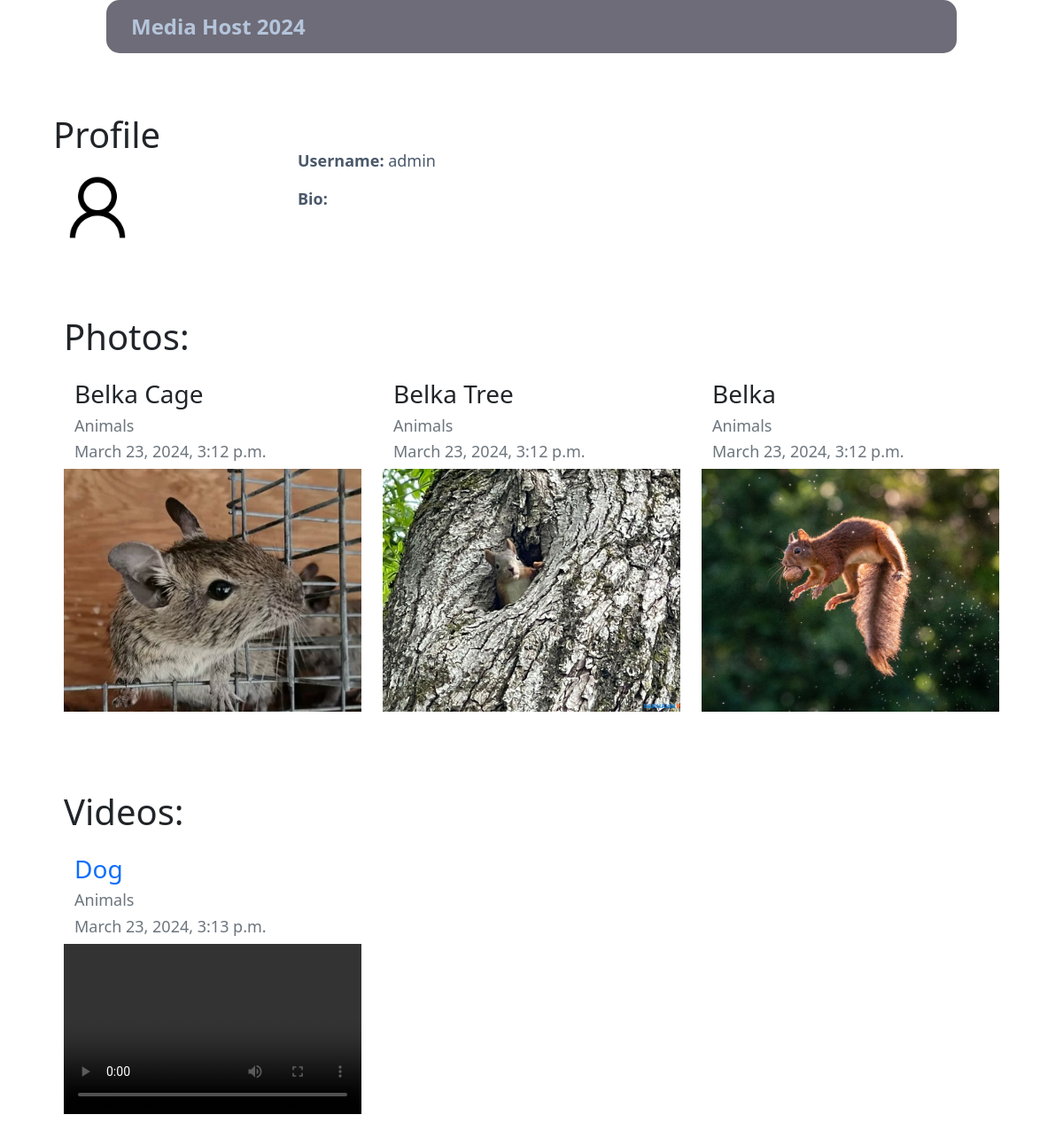
Page /profile/admin/Animals on the committed database.
### main/models.py (models this page shows, shortened)
class Photo(models.Model):
    title = models.CharField(max_length=30)
    created_by = models.ForeignKey(get_user_model(), on_delete=models.CASCADE)
    album = models.ForeignKey(Album, null=True, on_delete=models.SET_NULL)
    created_at = models.DateTimeField(auto_now_add=True)
    image = models.ImageField()
    class Meta:
        verbose_name = 'Photo'
        verbose_name_plural = 'Photos'

class Album(models.Model):
    title = models.CharField(max_length=30)
    created_by = models.ForeignKey(get_user_model(), on_delete=models.CASCADE)
    created_at = models.DateTimeField(default=now, blank=True)
    is_private = models.BooleanField(default=False)
    class Meta:
        verbose_name = 'Album'
        verbose_name_plural = 'Albums'
    def __str__(self):
        return str(self.title)

class Video(models.Model):
    caption = models.CharField(max_length=30)
    created_by = models.ForeignKey(get_user_model(), on_delete=models.CASCADE)
    album = models.ForeignKey(Album, null=True, on_delete=models.SET_NULL)
    created_at = models.DateTimeField(auto_now_add=True)
    video = models.FileField()
    class Meta:
        verbose_name = 'Video'
        verbose_name_plural = 'Videos'

### main/views.py (the view)
# urls.py: path('profile/<username>/<album>', AlbumView.as_view(), name='profile_album'),
class AlbumView(TemplateView):
    template_name = 'profile_album.html'
    def get_context_data(self, **kwargs):
        context = super().get_context_data(**kwargs)
        username = self.kwargs.get("username")
        album_title = self.kwargs.get("album")
        uid = get_object_or_404(User, username=username)
        album = get_object_or_404(Album, title=album_title)
        context['can_delete'] = True
        context['album'] = Album.objects.all().filter(title=album_title)[0]
        context['page_user'] = uid
        context['photos'] = Photo.objects.all().filter(created_by=uid, album=album).order_by("-created_at")
        context['videos'] = Video.objects.all().filter(created_by=uid, album=album).order_by("-created_at")
        return context

### main/templates/profile_album.html (shortened to what this page needs)
{% extends 'layout.html' %}
{% load static %}
{% block content %}
<br>
<div class="row mt-5 mb-5">
    <div class="col-3 mt-2">
        <h1>Profile</h1>
        <div class="card-body">
        {% if user.profile.profile_pic %}
          <img src="{{ profile.profile_pic.url }}" height=100 width=100><br><br>
        {% else %}
          <img src="{% static 'images\user.png' %}" height=100 width=100><br><br>
        {% endif %}
        </div>
    </div>
    <div class="col-6 mt-5">
        <p><strong>Username:</strong> {{ page_user }}</p>
        <p><strong>Bio:</strong> {{ page_user.bio }}</p><br><br>
    </div>
</div>
{% if album.is_private and request.user.id != page_user.id %}
{% else %}
<div class="container my-10">
    <h1>Photos:</h1>
    <div class="row my-2">
    {% if photos %}
    {% for n in photos %}
        <div class="col-md-4 my-3">
            <div class="container">
                <h3>{{ n.title }}</h3>
                <h5 class="text-secondary">
                    {% if n.album.title %}
                        {{ n.album }}
                    {% else %}
                        All
                    {% endif %}
                </h5>
                <h5 class="text-secondary">{{ n.created_at }}</h5>
            </div>
            <a href="{% url 'image' pk=n.pk %}" target="_blank">
                <img class="img-responsive" src="{{ n.image.url }}" alt="{{ n.title }}" style="width: 100%; height: 70%; object-fit: cover;">
            </a>
        </div>
    {% endfor %}
    {% else %}
        <div class="col-md-8 my-3 text-center pt-5">
            <h1 class="text-center my-5">No photos</h1>
        </div>
    {% endif %}
    </div>
</div>
<br>
<br>
<div class="container my-10">
    <h1>Videos:</h1>
    <div class="row my-2">
    {% if videos %}
    {% for x in videos %}
        <div class="col-md-4 my-3">
            <div class="container">
                <a href="{% url 'video' pk=x.pk %}" target="_blank">
                    <h3>{{ x.caption }}</h3>
                </a>
                <h5 class="text-secondary">
                    {% if x.album.title %}
                        {{ x.album }}
                    {% else %}
                        All
                    {% endif %}
                </h5>
                <h5 class="text-secondary">{{ x.created_at }}</h5>
            </div>
            <video class="embed-responsive embed-responsive-4by3" style="width: 100%; height: 70%; object-fit: cover;" controls="controls">
                <source src="{{ x.video.url }}" type="video/mp4" />
            </video>
        </div>
    {% endfor %}
    {% else %}
        <div class="col-md-8 my-3 text-center pt-5">
            <h1 class="text-center my-5">No videos</h1>
        </div>
    {% endif %}
    </div>
</div>
{% endif %}
{% endblock %}

### main/static/css/styles.css (style rules this page uses)
p { color: #4A586A; font-size: 18px; }
a { text-decoration: none; font-weight: 400; }
h5 { font-size: 18px; }

### rows in the picture
Photo: title "Belka Cage", album "Animals", created_at "March 23, 2024, 3:12 p.m.", image (picture)
Photo: title "Belka Tree", album "Animals", created_at "March 23, 2024, 3:12 p.m.", image (picture)
Photo: title "Belka", album "Animals", created_at "March 23, 2024, 3:12 p.m.", image (picture)
Video: caption "Dog", album "Animals", created_at "March 23, 2024, 3:13 p.m."

### other values in the picture
{{ page_user }} "admin"
